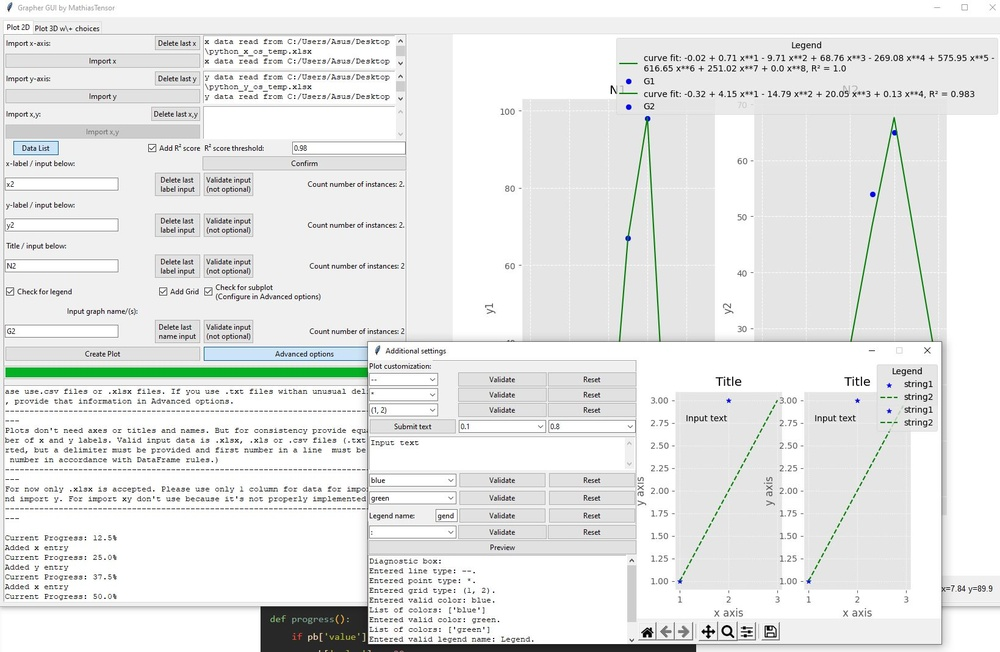
#> input picture Janez.JPG, 1000 x 652 px, shrunk from 1639 x 1068 before the run
$ python final_graph_to_point.py
#> lines starting #> are read from the running program, lines starting #| are printed output that depends on the picture
from PIL import Image, ImageFilter
import numpy as np
import matplotlib.pyplot as plt
import re
#################################################################################
####            Only works for simple paint images for now                   ####
#################################################################################
q1 = input("Do you wish to get coord. of pic? (y/n)  ")
#> the answer given: y
q2 = input("Enter path: (e.g.: D:\Testna_mapa\slika3.jpg)  ")
#> the answer given: Janez.JPG
q3 = int(input("Choose cropping in x direction: (num pixels)  "))
#> the answer given: 1
q4 = int(input("Choose cropping in y direction: (num pixels)  "))
#> the answer given: 1
q5 = int(input("Choose grid finesse: (num from 1 to 4)  "))
#> the answer given: 1
q6 = int(input("Choose your tolerance: "))
#> the answer given: 1
##################################################################################
# Auxillary info:
#black bg (after filter) = 0
black = 0
#white bg (after  filter) = 255
white = 255
#black bg (after filter) = 0
black = 0
#white bg (after  filter) = 255
white = 255

def get_data(string, edge_crop_x, edge_crop_y):
    ###############################################################################
    """Image processing part. We first greyscale the picture
    and find the edges via the Laplacian in-built kernel
    Opening path to pic:im = Image.open("D:\*...\*.jpg")
    Conversion: *.convert("L")
    Edge find: *.filter(ImageFilter.FIND_EDGES)"""
    global im
    global width
    global height
    global pixel_value
    im = Image.open(string)
    (width, height) = im.size
    im = im.convert("L")
    #im = im.filter(ImageFilter.FIND_EDGES)
    #im.show()
    pixel_value = list(im.getdata())
    if im.mode == "RGB":
        channels = 3
    if im.mode == "L":
        channels = 1
    else:
        print("Unsuitable image mode (not RGB or L)")
    pixel_value = np.array(pixel_value).reshape(width, height)
    # Crop the edges wrt. edge_crop (in any case there is a bit of edge cropping)
    pixel_value = np.delete(pixel_value, list(range(0, edge_crop_x)), axis=1)
    pixel_value = np.delete(pixel_value, list(range(pixel_value.shape[1] - edge_crop_x, pixel_value.shape[1])), axis=1)
    pixel_value = np.delete(pixel_value, list(range(0, edge_crop_y)), axis=0)
    pixel_value = np.delete(pixel_value, list(range(pixel_value.shape[0] - edge_crop_y, pixel_value.shape[0])), axis=0)
    return pixel_value, pixel_value.shape
    ###############################################################################

def width_height_tuple(data):
    """Tuple for interval_of_lenght_with_tolerance_diffpixel
    from get_data function"""
    ###############################################################################
    start = []
    for i in range(data.shape[0]):
        for j in range(data.shape[1]):
            start.append((i, j))
    return start
    ###############################################################################

def interval_of_tolerance_diffpixel(x, tol):
    ###############################################################################
    """Here we define the tolerance of choosing
    which pixels to eliminate from the final
    graph"""
    if x - tol <= x <= x + tol:
        return list(range(x - tol, x + tol))
    ###############################################################################

def coord_in_lenght_and_tolerance(data, length, tol, color):
    # start of helper function definitons:
    ###############################################################################
    """This function generates new coarse grid points for final set
    of coordinates s.t. the graph makes sense"""

    def data_line(data, i, j, length):
        """Helper function that shortens notation of 1D
        subarray in pixel_value"""
        return data[np.ix_([i], [int(k) for k in range(j, j + length)])]

    def data_line_index(data, i, j, length):
        """Helper function that shortens notation of 1D
         subarray (data_line) in pixel_value and returns
        index value"""
        new_list = []
        for l in range(0, length):
            if j + length < pixel_value.shape[1]:
                new_list.append(data[np.ix_([i], [int(k) for k in range(j, j + length)])][0, l])
                continue
        return new_list
    ###############################################################################
    list = []
    # Creating boundaries for summation in pixel_value
    for (i, j) in width_height_tuple(data):

    # Creating a restriction on possible data[i, j] values
        if data[i, j] in interval_of_tolerance_diffpixel(color, tol):

    # Creating a subarray with the desired length and checking if each
    #element is in tolerance. If it is, append it to list
            tally = 0
            for x in data_line_index(pixel_value, i, j, length):
                if x in interval_of_tolerance_diffpixel(color, tol):
                    tally = tally + 1
                    continue
                else:
                    break
            if tally == length:
                if (i, j) not in list:
                    list.append((i, j))
                else:
                    break
    return(list)
    ###############################################################################

def redundant_line_points(list):
    ############################################################################
    """This function eliminates x coordinate duplicates. Therefore it
    provides a much smoother experience"""
    new_list = []
    list_of_x = []
    for x in list:
        if x[0] not in list_of_x:
            new_list.append(x)
            list_of_x.append(x[0])
            continue
        else:
            continue
    return(new_list)
    #############################################################################

def invert_y_axis(new_list):
    ############################################################################
    """This function inverts y values of coord. s.t. the final image makes sense"""
    final_list = []
    for (x, y) in new_list:
        y = pixel_value.shape[0] - y
        final_list.append((x, y))
    return final_list
    #############################################################################

def graphing_function(type, final_list):
    #############################################################################
    """Graphing the resulting function in a figure of the original size
    type: "ro", "b-", ..."""
    plt.figure(figsize=(10, 6))
    plt.title("Points of picture")
    plt.xlabel("x axis")
    plt.ylabel("y axis")
    plt.grid(visible=True)
    plt.legend(["Imported graph"])
    list_x = []
    list_y = []
    for u in final_list:
        list_x.append(u[0])
    for z in final_list:
        list_y.append(z[1])
    plt.plot(list_x, list_y, type)
    plt.show()
    ###############################################################################

####################################################################################
# Actual program

get_data(q2, q3, q4)
#> in get_data, im is the input picture: PIL image 1000x652 RGB; mean R, G, B 231.2, 232.5, 231.5
#> in get_data, `pixel_value = list(im.getdata())`: pixel_value = 652000 items
#> in get_data, `pixel_value = np.array(pixel_value).reshape(width, height)`:
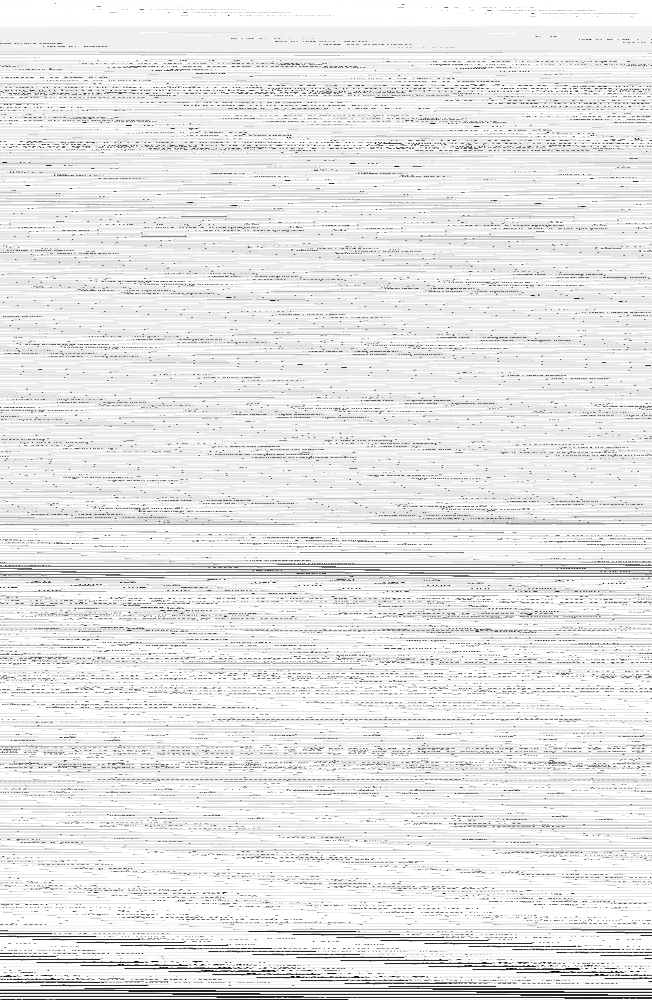
#> pixel_value: shape (1000, 652) int64; min 0, max 255, mean 232
#> in get_data, `pixel_value = np.delete(pixel_value, list(range(pixel_value.shape[0] -..`:
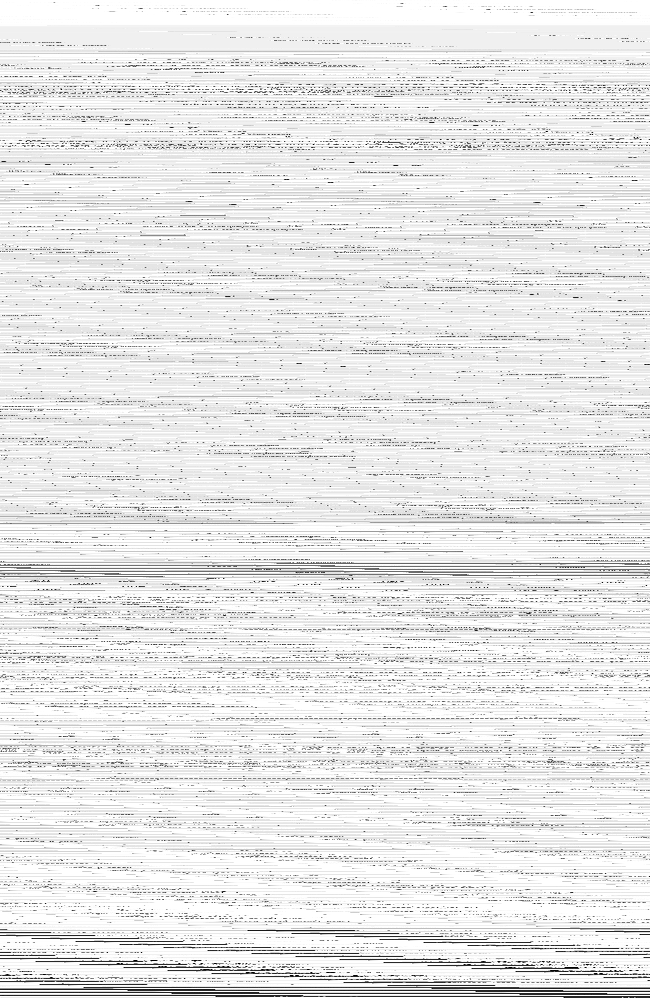
#> pixel_value: shape (998, 650) int64; min 0, max 255, mean 232.1
print("\nBelow is the L grid: \n")
print(get_data(q2, q3, q4))
print("\nBelow are the points that satisfy your criteria: \n")
print(coord_in_lenght_and_tolerance(pixel_value, 3, 50, 0))
#> after the loop in coord_in_lenght_and_tolerance, `for (i, j) in width_height_tuple(data):`: list = 5793 pairs, first value 122 to 997, second value 0 to 646
#> (printed output is left out)
print("\nBelow is the new list of points that drop x coord. duplicates: \n")
print(redundant_line_points(coord_in_lenght_and_tolerance(pixel_value, q5, q6, 0)))
#> in redundant_line_points, `new_list = []`: new_list = []
#> the loop in redundant_line_points, `for x in list:` made 55 passes
#> x on passes 1 to 12: (89, 291), (104, 328), (131, 546), (144, 255), (144, 366), (589, 38), (960, 134), (960, 135), (960, 136), (960, 152), (960, 155), (960, 195)
#> after the loop in redundant_line_points, `for x in list:`: list_of_x = [89, 104, 131, 144, 589, 960, 963, 964, 966, 967, 969, 970, 972, 974, 975, 977]; new_list = [(89, 291), (104, 328), (131, 546), (144, 255), (589, 38), (960, 134), (963, 118), (964, 527), (966, 165), (967, 509), (969, 208), (970, 551), (972, 327), (974, 30), (975, 291), (977, 51)]
print("\nBelow is the new list of points that drop x coord. duplicates and y inverted values: \n")
print(invert_y_axis(redundant_line_points(coord_in_lenght_and_tolerance(pixel_value, q5, q6, 0))))
#> the loop in redundant_line_points (call 2), `for x in list:` made 55 passes
#> in invert_y_axis, `final_list = []`: final_list = []
#> the loop in invert_y_axis, `for (x, y) in new_list:` made 16 passes
#> (x, y) on passes 1 to 12: (89, 707), (104, 670), (131, 452), (144, 743), (589, 960), (960, 864), (963, 880), (964, 471), (966, 833), (967, 489), (969, 790), (970, 447)
#> after the loop in invert_y_axis, `for (x, y) in new_list:`: final_list = [(89, 707), (104, 670), (131, 452), (144, 743), (589, 960), (960, 864), (963, 880), (964, 471), (966, 833), (967, 489), (969, 790), (970, 447), (972, 671), (974, 968), (975, 707), (977, 947)]
print("\nGraph displayed on screen! \n")
graphing_function("ro", (redundant_line_points(coord_in_lenght_and_tolerance(pixel_value, q5, q6, 0))))
#> the loop in graphing_function, `for u in final_list:` made 16 passes
#> after the loop in graphing_function, `for u in final_list:`: list_x has the same summary as list_of_x in redundant_line_points
#> the loop in graphing_function, `for z in final_list:` made 16 passes
#> after the loop in graphing_function, `for z in final_list:`: list_y = [291, 328, 546, 255, 38, 134, 118, 527, 165, 509, 208, 551, 327, 30, 291, 51]
#> in graphing_function, `plt.show()`:
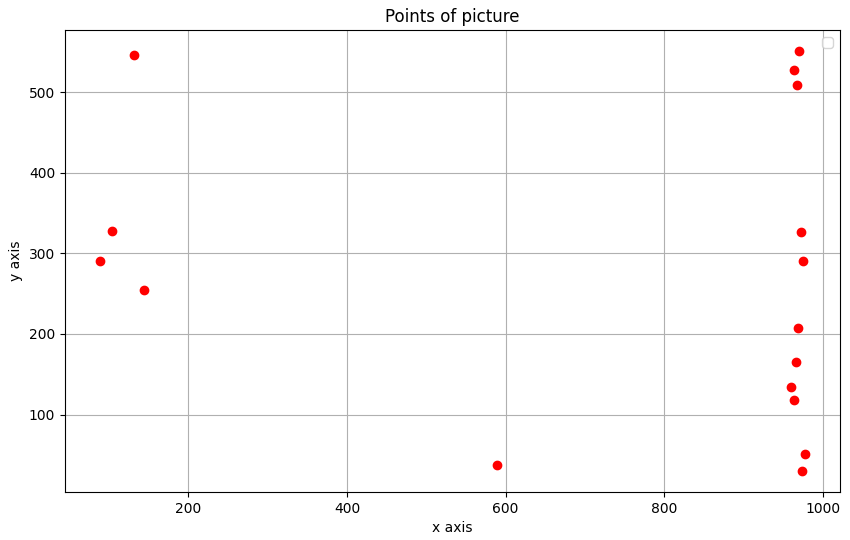
#> figure drawn by matplotlib, 1 panel; curve peaks at x = 970, y = 551

######################################################################################
